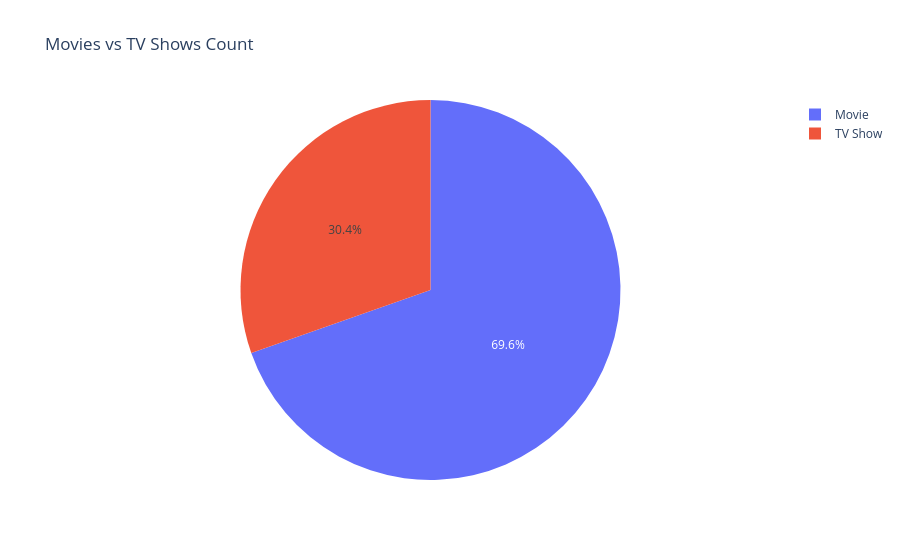

Notebook code for this chart:
### Code cell
px.pie(
    names=df['type'].unique(), 
    values=df['type'].value_counts()[df['type'].unique()],
    title='Movies vs TV Shows Count'
)

### Figure 1 — Plotly figure (JSON) as saved in the notebook; plotly's stock layout.template omitted (floating-point values rounded to 4 significant figures)
{"data": [{"domain": {"x": [0, 1], "y": [0, 1]}, "hovertemplate": "label=%{label}<br>value=%{value}<extra></extra>", "labels": ["Movie", "TV Show"], "legendgroup": "", "name": "", "showlegend": true, "type": "pie", "values": [6131, 2676]}], "layout": {"legend": {"tracegroupgap": 0}, "title": {"text": "Movies vs TV Shows Count"}}}
